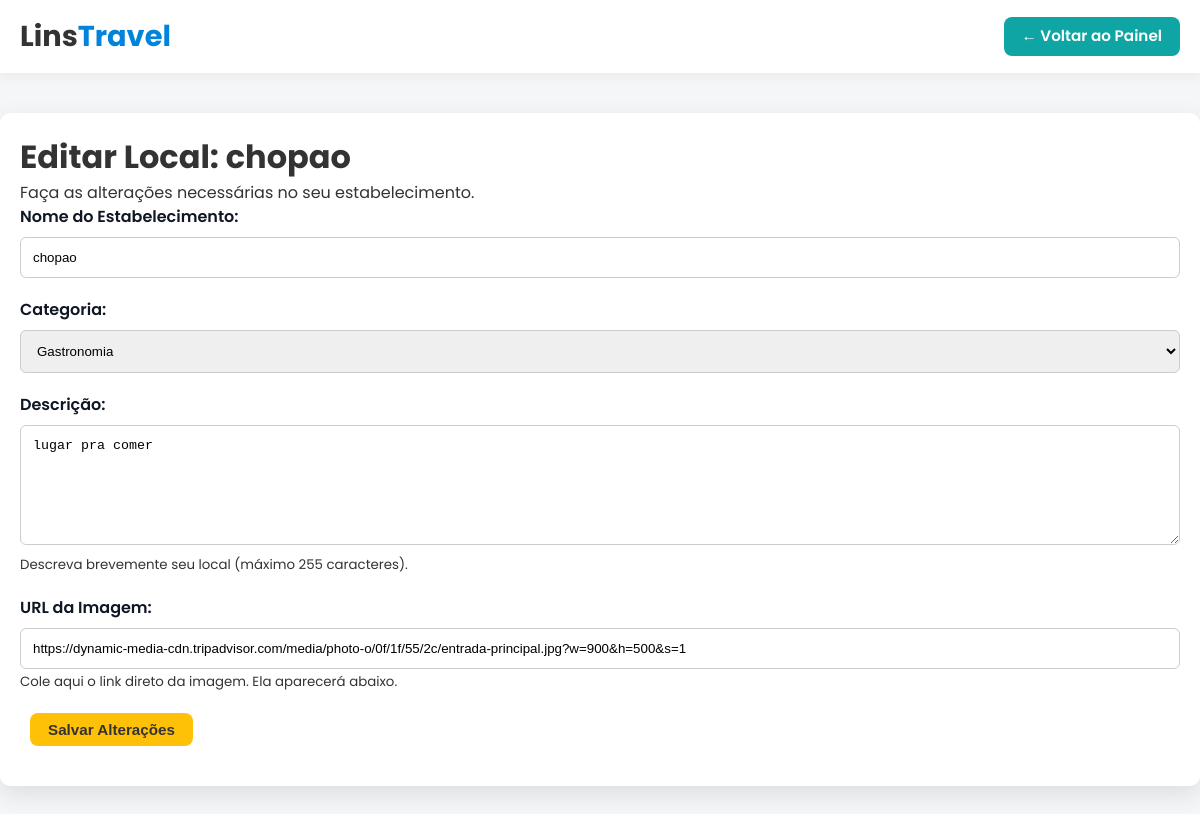
The app's page /php/edit_lugar.php?id=1 (signed in) with its own data.
### tables this page shows
CREATE TABLE `lugares` (
  `id` int(11) NOT NULL,
  `dono_id` int(11) NOT NULL,
  `nome` varchar(255) NOT NULL,
  `descricao` text NOT NULL,
  `endereco` varchar(255) NOT NULL,
  `imagem` varchar(255) NOT NULL,
  `categoria` enum('destaque','turismo','gastronomia','hospedagem') NOT NULL,
  `status_aprovacao` enum('pendente','aprovado','rejeitado','') NOT NULL,
  `estrelas_media` decimal(2,1) NOT NULL,
  `data_cadastro` datetime NOT NULL
);

### php/edit_lugar.php (the view, shortened to what this page needs)
<?php
include "conn.php";
$lugarId = $_GET['id'] ?? null;
$currentUserId = $_SESSION['user']['id'];
function buscarLugarParaEdicao($pdo, $lugarId, $donoId) {
    $sql = "SELECT id, nome, descricao, categoria, imagem FROM lugares WHERE id = :lugarId AND dono_id = :donoId";
    try {
        $stmt = $pdo->prepare($sql);
        $stmt->bindParam(':lugarId', $lugarId, PDO::PARAM_INT);
        $stmt->bindParam(':donoId', $donoId, PDO::PARAM_INT);
        $stmt->execute();
        return $stmt->fetch(PDO::FETCH_ASSOC);
    } catch (PDOException $e) {
        error_log("Erro ao buscar local para edição: " . $e->getMessage());
        return null;
    }
}
$lugar = buscarLugarParaEdicao($pdo, $lugarId, $currentUserId);
$categorias = ['turismo', 'gastronomia', 'hospedagem', 'destaque'];
?>
<!DOCTYPE html>
<html lang="pt-br">
<head>
    <link rel="stylesheet" href="../css/owner.css">
</head>
<body>
<nav class="navbar">
    <div class="nav-inner">
        <div class="brand"><a href="../index.php">Lins<span class="brand-accent">Travel</span></a></div>
        <a href="owner_dashboard.php" class="btn btn-back">← Voltar ao Painel</a>
    </div>
</nav>
<div class="dashboard-container">
    <header class="form-header">
        <h1>Editar Local: <?= htmlspecialchars($lugar['nome']) ?></h1>
        <p>Faça as alterações necessárias no seu estabelecimento.</p>
    </header>
    <form action="process_edit_lugar.php" method="POST">
        <div class="form-group">
            <label for="nome">Nome do Estabelecimento:</label>
            <input type="text" id="nome" name="nome" value="<?= htmlspecialchars($lugar['nome']) ?>" required>
        </div>
        <div class="form-group">
            <label for="categoria">Categoria:</label>
            <select id="categoria" name="categoria" required>
                <?php foreach ($categorias as $cat): ?>
                    <option value="<?= $cat ?>" <?= ($lugar['categoria'] === $cat) ? 'selected' : '' ?>>
                        <?= ucfirst($cat) ?>
                    </option>
                <?php endforeach; ?>
            </select>
        </div>
        <div class="form-group">
            <label for="descricao">Descrição:</label>
            <textarea id="descricao" name="descricao" required><?= htmlspecialchars($lugar['descricao']) ?></textarea>
            <small>Descreva brevemente seu local (máximo 255 caracteres).</small>
        </div>
        <div class="form-group">
            <label for="imagem">URL da Imagem:</label>
            <input type="text" id="imagem" name="imagem" value="<?= htmlspecialchars($lugar['imagem']) ?>">
            <small>Cole aqui o link direto da imagem. Ela aparecerá abaixo.</small>
        </div>
        <div class="form-group">
            <button type="submit" class="btn btn-primary">Salvar Alterações</button>
        </div>
    </form>
</div>
</body>
</html>

### css/owner.css (style rules this page uses)
* { margin: 0; padding: 0; box-sizing: border-box; }
body { font-family: "Poppins", Arial, sans-serif; background-color: #f4f6f8; color: #333; line-height: 1.5; }
.navbar { background-color: #ffffff; box-shadow: 0 4px 12px rgba(0,0,0,0.05); padding: 15px 0; position: sticky; top: 0; z-index: 100; }
.nav-inner { max-width: 1200px; margin: 0 auto; padding: 0 20px; display: flex; justify-content: space-between; align-items: center; }
.brand a { font-size: 1.8rem; font-weight: 700; color: #333; text-decoration: none; }
.brand-accent { color: #0084db; }
.btn { text-decoration: none; padding: 8px 18px; border-radius: 8px; font-weight: 600; border: none; cursor: pointer; font-size: 0.95rem; transition: background-color 0.3s, transform 0.2s; margin-left: 10px; }
.btn-primary { background-color: #ffc107; color: #333; }
.btn-back { background-color: #0ea5a4; color: white; }
.dashboard-container { max-width: 1200px; margin: 40px auto; padding: 20px; background: white; border-radius: 10px; box-shadow: 0 8px 25px rgba(0, 0, 0, 0.1); }
.form-group { margin-bottom: 20px; }
.form-group label { display: block; margin-bottom: 8px; font-weight: 600; color: #0f1724; }
.form-group input[type="text"], .form-group textarea, .form-group select { width: 100%; padding: 12px; border: 1px solid #ccc; border-radius: 6px; box-sizing: border-box; transition: border-color 0.3s; }
.form-group textarea { resize: vertical; min-height: 120px; }

### records on screen
lugares: nome "chopao", categoria "Gastronomia", descricao "lugar pra comer", imagem "https://dynamic-media-cdn.tripadvisor.com/media/photo-o/0f/1f/55/2c/entrada-principal.jpg?w=900&h=500&s=1"
